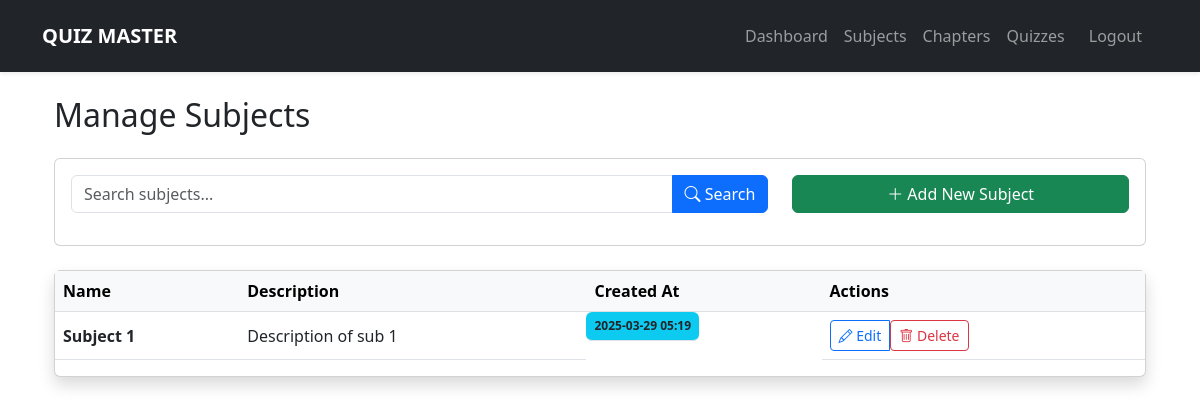
Screenshot of /admin/subjects (signed in) with the database file from the repository.
### models.py (models this page shows)
class Subject(db.Model):
    id = db.Column(db.Integer, primary_key=True)
    name = db.Column(db.String(100), nullable=False)
    description = db.Column(db.Text)
    chapters = db.relationship('Chapter', backref='subject', lazy=True)
    created_at = db.Column(db.DateTime, default=datetime.utcnow)

### app.py (the view)
@app.route('/admin/subjects', methods=['GET', 'POST'])
@login_required
def manage_subjects():
    if not current_user.is_admin:
        return redirect(url_for('index'))
    form = SubjectForm()
    search_query = request.args.get('search', '')
    if form.validate_on_submit():
        subject = Subject(name=form.name.data, description=form.description.data)
        db.session.add(subject)
        db.session.commit()
        flash('Subject created successfully!', 'success')
        return redirect(url_for('manage_subjects'))
    query = Subject.query
    if search_query:
        query = query.filter(db.or_(
            Subject.name.ilike(f'%{search_query}%'),
            Subject.description.ilike(f'%{search_query}%')
        ))
    subjects = query.order_by(Subject.name).all()
    return render_template('admin/manage_subjects.html',
                         form=form,
                         subjects=subjects,
                         search_query=search_query)

### forms.py
class SubjectForm(FlaskForm):
    name = StringField('Subject Name', validators=[DataRequired()])
    description = TextAreaField('Description')
    submit = SubmitField('Save Subject')

### app.py (called while the page is built)
@app.template_filter('datetimeformat')
def datetimeformat(value, fmt='%Y-%m-%d %H:%M'):
    if not value:
        return ""
    try:
        return value.strftime(fmt)
    except AttributeError:
        return ""

@login_manager.user_loader
def load_user(user_id):
    return User.query.get(int(user_id))

### templates/admin/manage_subjects.html (shortened to what this page needs)
{% extends "base.html" %}
{% block content %}
<div class="container-fluid">
    <h2 class="mb-4">Manage Subjects</h2>
    <div class="card mb-4">
        <div class="card-body">
            <div class="row">
                <div class="col-md-8">
                    <form method="GET" class="mb-3">
                        <div class="input-group">
                            <input type="text" class="form-control"
                                   name="search"
                                   placeholder="Search subjects..."
                                   value="{{ search_query }}">
                            <button class="btn btn-primary" type="submit">
                                <i class="bi bi-search"></i> Search
                            </button>
                        </div>
                    </form>
                </div>
                <div class="col-md-4">
                    <button class="btn btn-success w-100"
                            data-bs-toggle="modal"
                            data-bs-target="#newSubjectModal">
                        <i class="bi bi-plus-lg"></i> Add New Subject
                    </button>
                </div>
            </div>
        </div>
    </div>
    <div class="card shadow">
        <div class="card-body p-0">
            <div class="table-responsive">
                <table class="table table-hover align-middle">
                    <thead class="table-light">
                        <tr>
                            <th>Name</th>
                            <th>Description</th>
                            <th>Created At</th>
                            <th>Actions</th>
                        </tr>
                    </thead>
                    <tbody>
                        {% for subject in subjects %}
                        <tr>
                            <td class="fw-bold">{{ subject.name }}</td>
                            <td>{{ subject.description|truncate(100) }}</td>
                            <td class="badge bg-info">{{ subject.created_at|datetimeformat }}</td>
                            <td>
                                <div class="btn-group">
                                    <button class="btn btn-sm btn-outline-primary"
                                            data-bs-toggle="modal"
                                            data-bs-target="#editSubjectModal{{ subject.id }}">
                                        <i class="bi bi-pencil"></i> Edit
                                    </button>
                                    <form method="POST"
                                          action="{{ url_for('delete_subject', subject_id=subject.id) }}">
                                        <button type="submit" class="btn btn-sm btn-outline-danger"
                                                onclick="return confirm('Delete this subject and all related content?')">
                                            <i class="bi bi-trash"></i> Delete
                                        </button>
                                    </form>
                                </div>
                            </td>
                        </tr>
                        {% endfor %}
                    </tbody>
                </table>
            </div>
        </div>
    </div>
</div>
{% endblock %}

### rows the page displays
Subject: name "Subject 1", description "Description of sub 1", created_at "2025-03-29 05:19"
